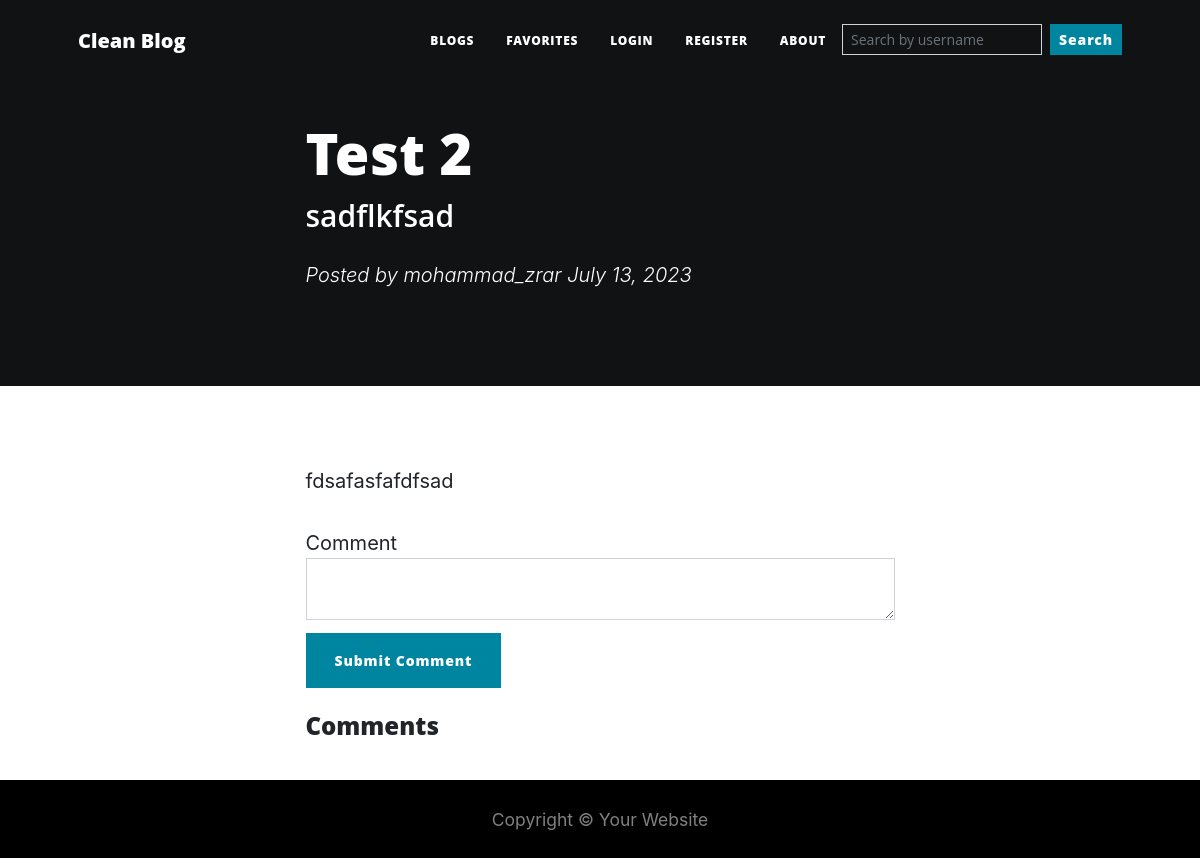
Page /mohammad_zrar/blog/2 on the earlier database version.
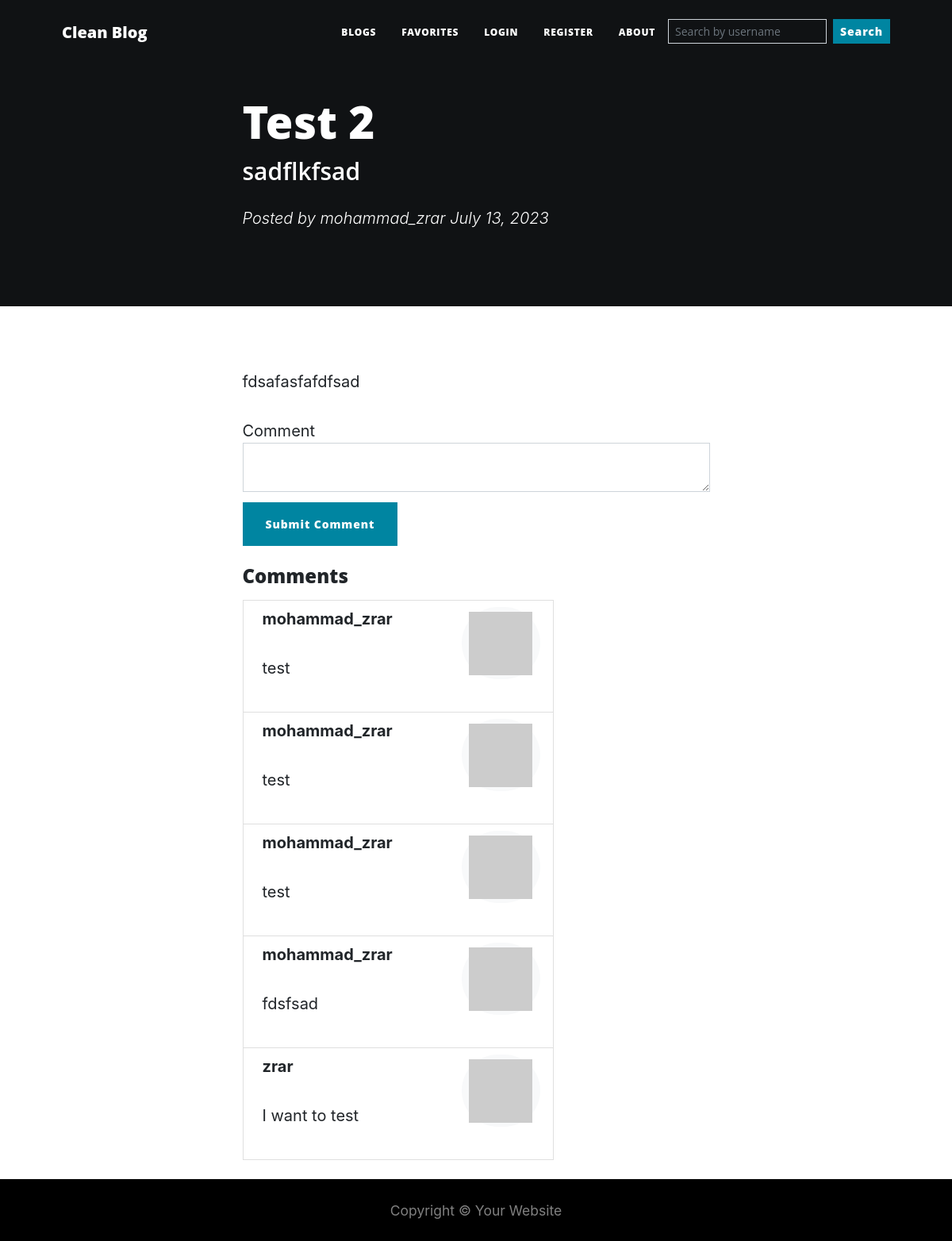
Same page on the later database version.
### main.py (models this page shows)
class BlogPost(db.Model):
    __tablename__ = "blog_posts"
    id = db.Column(db.Integer, primary_key=True)
    author_id = db.Column(db.Integer, db.ForeignKey("users.id"))
    author = relationship("User", back_populates="blogs")
    title = db.Column(db.String(250), unique=True, nullable=False)
    subtitle = db.Column(db.String(250), nullable=False)
    date = db.Column(db.String(250), nullable=False)
    body = db.Column(db.Text, nullable=False)
    img_url = db.Column(db.String(250), nullable=False)
    comments = relationship("Comment", back_populates="parent_post")

class User(UserMixin, db.Model):
    __tablename__ = "users"
    id = db.Column(db.Integer, primary_key=True)
    email = db.Column(db.String(100))
    username = db.Column(db.String(100), unique=True)
    password = db.Column(db.String(100))
    bg_color = db.Column(db.String(7))
    bio = db.Column(db.String(250))
    blogs = db.relationship("BlogPost", back_populates="author")
    comments = db.relationship("Comment", back_populates="comment_author")
    favouring = db.relationship(
        'User', secondary=favorites,
        primaryjoin=(favorites.c.favorite_id == id),
        secondaryjoin=(favorites.c.favouring_id == id),
        backref=db.backref('favorites', lazy='dynamic'),
        lazy='dynamic'
    )

class Comment(db.Model):
    __tablename__ = "comments"
    id = db.Column(db.Integer, primary_key=True)
    author_id = db.Column(db.Integer, db.ForeignKey("users.id"))
    comment_author = relationship("User", back_populates="comments")
    post_id = db.Column(db.Integer, db.ForeignKey("blog_posts.id"))
    parent_post = relationship("BlogPost", back_populates="comments")
    text = db.Column(db.Text, nullable=False)

### main.py (the view, shortened to what this page needs)
@app.route('/<string:username>/blog/<int:blog_id>', methods=["GET", "POST"])
def blog(username, blog_id):
    global gravatar
    user = User.query.filter_by(username=username).first()
    if user is None:
        return "No user with that name"
    blog = db.session.query(BlogPost).filter(BlogPost.author_id == user.id, BlogPost.id == blog_id).first()
    if blog is None:
        return "No post with that id"
    form = CommentForm()
    return render_template("blog.html", blog=blog, user=user, form=form)

### forms.py
class CommentForm(FlaskForm):
    comment_text = CKEditorField("Comment", validators=[DataRequired()])
    submit = SubmitField("Submit Comment")

### templates/blog.html (shortened to what this page needs)
{% extends 'base.html' %}
{% import "bootstrap/wtf.html" as wtf %}
{% block content %}
{% include "./layout/navbar.html" %}
<header class="masthead" style="background-color: #{{ user.bg_color }}; padding: 120px 0 100px;">
    <div class="container position-relative px-4 px-lg-5">
        <div class="row gx-4 gx-lg-5 justify-content-center">
            <div class="col-md-10 col-lg-8 col-xl-7">
                <div class="post-heading">
                    <h1>{{ blog.title }}</h1>
                    <h2 class="subheading">{{ blog.subtitle }}</h2>
                    <span class="meta">
                        Posted by
                        <a href="{{ url_for('user_blogs', username=blog.author.username) }}">{{ blog.author.username }}</a>
                        {{ blog.date }}
                    </span>
                </div>
            </div>
        </div>
    </div>
</header>
<article class="mb-4">
    <div class="container px-4 px-lg-5">
        <div class="row gx-4 gx-lg-5 justify-content-center">
            <div class="col-md-10 col-lg-8 col-xl-7">
                {{ blog.body|safe }}
                {{ wtf.quick_form(form, novalidate=True, button_map={"submit": "primary"}) }}
                <div class="col-lg-8 col-md-10  comment">
                    <h4 class="mt-4">Comments</h4>
                    <ul class="list-group mt-3">
                        {% for comment in blog.comments %}
                        <li class="list-group-item d-flex justify-content-between align-items-start">
                            <div class="ms-2 me-auto">
                                <div class="fw-bold">{{ comment.comment_author.username }}</div>
                                {{ comment.text|safe }}
                            </div>
                            <span class="badge bg-light rounded-pill"><img src="{{ comment.comment_author.email | gravatar }}"/></span>
                        </li>
                        {% endfor %}
                    </ul>
                </div>
            </div>
        </div>
    </div>
</article>
{% include "./layout/footer.html" %}
{% endblock %}

### templates/base.html (shortened to what this page needs)
<!DOCTYPE html>
<html lang="en">
<head>
    <link href="{{ url_for('static', filename='css/styles.css')}}" rel="stylesheet">
    <link href="{{ url_for('static', filename='my/styles.css')}}" rel="stylesheet">
    <link rel="stylesheet" href="https://cdn.jsdelivr.net/npm/bootstrap-icons@1.3.0/font/bootstrap-icons.css">
</head>
<body>
{% block content%}{% endblock %}
</body>
</html>

### templates/layout/navbar.html (shortened to what this page needs)
<nav class="navbar navbar-expand-lg navbar-light" id="mainNav">
    <div class="container px-4 px-lg-5">
        <a class="navbar-brand" href="{{ url_for('home') }}">Clean Blog</a>
        <div class="collapse navbar-collapse" id="navbarResponsive">
            <ul class="navbar-nav ms-auto py-4 py-lg-0">
                <li class="nav-item"><a class="nav-link px-lg-3 py-3 py-lg-4" href="{{ url_for('user_blogs', username=current_user.username) }}">Blogs</a></li>
                <li class="nav-item"><a class="nav-link px-lg-3 py-3 py-lg-4" href="{{ url_for('favorites', username=current_user.username) }}">Favorites</a></li>
                {% if not current_user.is_authenticated: %}
                <li class="nav-item"><a class="nav-link px-lg-3 py-3 py-lg-4" href="{{ url_for('login') }}">Login</a></li>
                <li class="nav-item"><a class="nav-link px-lg-3 py-3 py-lg-4" href="">Register</a></li>
                {% else %}
                <li class="nav-item me"><a class="nav-link px-lg-3 py-3 py-lg-4" href="#">Profile</a></li>
                {% endif %}
                <li class="nav-item"><a class="nav-link px-lg-3 py-3 py-lg-4" href="about.html">About</a></li>
                <li class="nav-item ms-5-lg">
                    <form class="d-flex mt-3 nav-search" method="get" action="{{ url_for('search') }}">
                        <input class="form-control form-control-sm me-2 bg-transparent text-light" type="search"
                               placeholder="Search by username" name="search" aria-label="Search">
                        <button class="btn btn-sm btn-primary text-transparent" type="submit">Search</button>
                    </form>
                </li>
            </ul>
        </div>
    </div>
</nav>

### templates/layout/footer.html
  <footer id="sticky-footer" class="flex-shrink-0 py-4 text-white-50" style="background-color: #{{ user.bg_color }};">
    <div class="container text-center">
      <small>Copyright &copy; Your Website</small>
    </div>
  </footer>

### static/my/styles.css (style rules this page uses)
.form-group { margin-bottom: 12.5px; }

Differences in the rows shown:
added Comment: comment_author.username "mohammad_zrar", text "test"
added Comment: comment_author.username "mohammad_zrar", text "test"
added Comment: comment_author.username "mohammad_zrar", text "test"
added Comment: comment_author.username "mohammad_zrar", text "fdsfsad"
added Comment: comment_author.username "zrar", text "I want to test"
